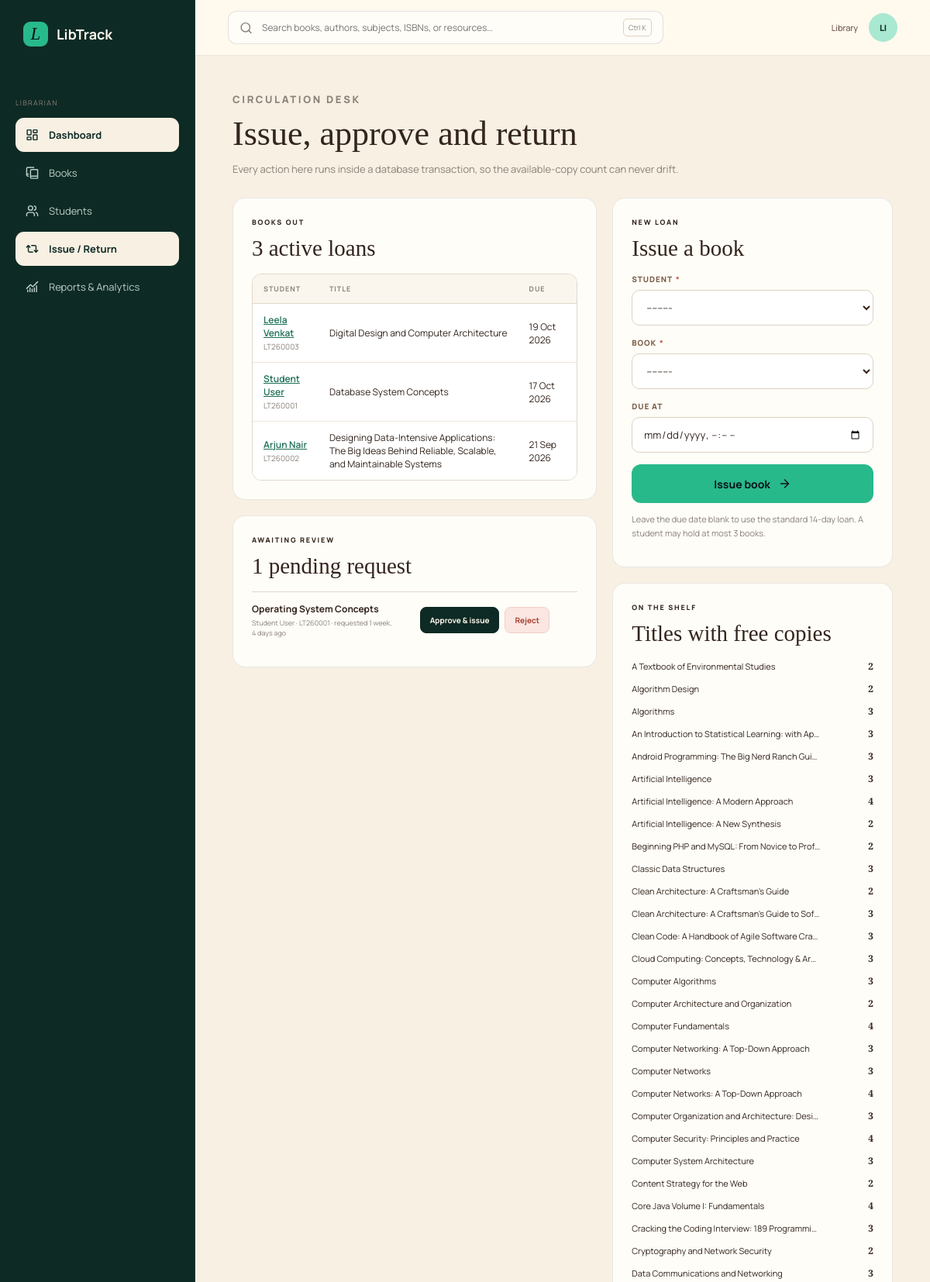
The page /librarian/circulation/ (signed in, upper part) on the database its author committed.
### core/models.py (models this page shows, shortened)
class TimestampedModel(models.Model):
    created_at = models.DateTimeField(auto_now_add=True)
    updated_at = models.DateTimeField(auto_now=True)
    class Meta:
        abstract = True

class Loan(TimestampedModel):
    class Status(models.TextChoices):
        REQUESTED = "requested", "Requested"
        ISSUED = "issued", "Issued"
        RETURNED = "returned", "Returned"
        OVERDUE = "overdue", "Overdue"
        REJECTED = "rejected", "Rejected"
    ACTIVE_STATUSES = (Status.REQUESTED, Status.ISSUED, Status.OVERDUE)
    ON_LOAN_STATUSES = (Status.ISSUED, Status.OVERDUE)
    CLOSED_STATUSES = (Status.RETURNED, Status.REJECTED)
    student = models.ForeignKey(
        StudentProfile, on_delete=models.PROTECT, related_name="loans")
    book = models.ForeignKey(Book, on_delete=models.PROTECT, related_name="loans")
    copy = models.ForeignKey(
        BookCopy, null=True, blank=True, on_delete=models.PROTECT, related_name="loans")
    status = models.CharField(
        max_length=10, choices=Status.choices, default=Status.REQUESTED, db_index=True)
    requested_at = models.DateTimeField(auto_now_add=True)
    issued_at = models.DateTimeField(null=True, blank=True)
    due_at = models.DateTimeField(null=True, blank=True, db_index=True)
    returned_at = models.DateTimeField(null=True, blank=True)
    renewal_count = models.PositiveSmallIntegerField(
        default=0, validators=[MaxValueValidator(5)])
    fine_amount = models.DecimalField(
        max_digits=8, decimal_places=2, default=0, validators=[MinValueValidator(0)])
    issued_by = models.ForeignKey(
        settings.AUTH_USER_MODEL, null=True, blank=True, on_delete=models.SET_NULL,
        related_name="loans_issued")
    received_by = models.ForeignKey(
        settings.AUTH_USER_MODEL, null=True, blank=True, on_delete=models.SET_NULL,
        related_name="loans_received")
    notes = models.TextField(blank=True)
    class Meta:
        ordering = ["-created_at"]
        indexes = [
            models.Index(fields=["student", "status"], name="loan_student_status_idx"),
            models.Index(fields=["status", "due_at"], name="loan_status_due_idx"),
            models.Index(fields=["book", "status"], name="loan_book_status_idx"),
            models.Index(fields=["created_at"], name="loan_created_idx"),
        ]
        constraints = [
            models.CheckConstraint(
                condition=models.Q(fine_amount__gte=0), name="loan_fine_nonnegative"),
            models.CheckConstraint(
                condition=models.Q(issued_at__isnull=True, due_at__isnull=True)
                | models.Q(due_at__gte=models.F("issued_at")),
                name="loan_due_after_issue"),
            models.CheckConstraint(
                condition=models.Q(returned_at__isnull=True)
                | models.Q(issued_at__isnull=True)
                | models.Q(returned_at__gte=models.F("issued_at")),
                name="loan_return_after_issue"),
        ]
    @property
    def is_overdue(self):
        if self.status not in self.ON_LOAN_STATUSES or not self.due_at:
            return False
        from django.utils import timezone
        return self.due_at < timezone.now()

class StudentProfile(TimestampedModel):
    user = models.OneToOneField(
        settings.AUTH_USER_MODEL, on_delete=models.CASCADE, related_name="student_profile")
    student_id = models.CharField(max_length=32, unique=True)
    department = models.CharField(max_length=100, blank=True)
    semester = models.PositiveSmallIntegerField(
        null=True, blank=True,
        validators=[MinValueValidator(1), MaxValueValidator(12)])
    phone = models.CharField(max_length=24, blank=True)
    enrollment_year = models.PositiveSmallIntegerField(null=True, blank=True)
    is_active = models.BooleanField(default=True, db_index=True)
    class Meta:
        ordering = ["student_id"]
        indexes = [
            models.Index(fields=["department", "semester"], name="student_dept_sem_idx"),
        ]
        constraints = [
            models.CheckConstraint(
                condition=models.Q(semester__isnull=True)
                | models.Q(semester__gte=1, semester__lte=12),
                name="student_semester_1_to_12"),
        ]
    def __str__(self):
        return f"{self.student_id} — {self.user.get_full_name() or self.user.get_username()}"
    @property
    def display_name(self):
        return self.user.get_full_name() or self.user.get_username()

class Book(TimestampedModel):
    title = models.CharField(max_length=240, db_index=True)
    slug = models.SlugField(max_length=260, unique=True, blank=True)
    subtitle = models.CharField(max_length=240, blank=True)
    isbn = models.CharField(max_length=20, unique=True, null=True, blank=True)
    authors = models.ManyToManyField(Author, related_name="books", blank=True)
    categories = models.ManyToManyField(Category, related_name="books", blank=True)
    subject = models.ForeignKey(
        Subject, null=True, blank=True, on_delete=models.SET_NULL, related_name="books")
    publisher = models.CharField(max_length=160, blank=True)
    publication_year = models.PositiveSmallIntegerField(null=True, blank=True)
    edition = models.CharField(max_length=40, blank=True)
    language = models.CharField(max_length=40, default="English")
    page_count = models.PositiveIntegerField(null=True, blank=True)
    description = models.TextField(blank=True)
    cover = models.ImageField(upload_to="covers/", blank=True, null=True)
    cover_family = models.CharField(max_length=40, blank=True, db_index=True)
    featured = models.BooleanField(default=False, db_index=True)
    is_active = models.BooleanField(default=True, db_index=True)
    objects = BookQuerySet.as_manager()
    class Meta:
        ordering = ["title"]
        indexes = [
            models.Index(fields=["is_active", "title"], name="book_active_title_idx"),
            models.Index(fields=["is_active", "featured"], name="book_active_featured_idx"),
            models.Index(fields=["subject", "publication_year"], name="book_subject_year_idx"),
        ]
    def __str__(self):
        return self.title
    @property
    def available_copies(self):
        cached = getattr(self, "_prefetched_objects_cache", None)
        if cached and "copies" in cached:
            return sum(1 for copy in cached["copies"]
                       if copy.status == BookCopy.Status.AVAILABLE)
        return self.copies.filter(status=BookCopy.Status.AVAILABLE).count()

class BookCopy(TimestampedModel):
    class Status(models.TextChoices):
        AVAILABLE = "available", "Available"
        ON_LOAN = "on_loan", "On loan"
        RESERVED = "reserved", "Reserved"
        REPAIR = "repair", "In repair"
        LOST = "lost", "Lost"
    book = models.ForeignKey(Book, on_delete=models.PROTECT, related_name="copies")
    accession_number = models.CharField(max_length=40, unique=True)
    status = models.CharField(
        max_length=12, choices=Status.choices, default=Status.AVAILABLE, db_index=True)
    shelf_location = models.CharField(max_length=80, blank=True)
    acquired_on = models.DateField(null=True, blank=True)
    notes = models.TextField(blank=True)
    class Meta:
        ordering = ["accession_number"]
        indexes = [
            models.Index(fields=["book", "status"], name="copy_book_status_idx"),
        ]

### core/views.py (the view, shortened to what this page needs)
# urls.py: path("librarian/circulation/", views.librarian_circulation, name="librarian_circulation"),
@_librarian_required
def librarian_circulation(request):
    issue_form = LoanIssueForm(request.POST or None)
    if request.method == "POST" and not request.POST.get("action"):
        messages.error(request, "Unknown action.")
    services.sync_overdue_statuses()
    return render(request, "librarian/circulation.html", {
        "issue_form": issue_form,
        "active_loans": Loan.objects.filter(status__in=Loan.ON_LOAN_STATUSES)
        .select_related("student__user", "book")[:50],
        "pending_requests": Loan.objects.filter(status=Loan.Status.REQUESTED)
        .select_related("student__user", "book"),
        "available_copies": Book.objects.active().with_availability()
        .filter(copies__status=BookCopy.Status.AVAILABLE).distinct().order_by("title")[:50],
        "section": "librarian",
    })

### templates/librarian/circulation.html (shortened to what this page needs)
{% extends "base.html" %}
{% block content %}
<div class="app-shell">
  {% include "partials/sidebar.html" %}
  <main class="app-main">
    {% include "partials/topbar.html" %}
    <section class="content-pad">
      <div class="page-intro">
        <p class="app-eyebrow">CIRCULATION DESK</p>
        <h1>Issue, approve and return</h1>
        <p>Every action here runs inside a database transaction, so the available-copy count can never drift.</p>
      </div>
      <div class="panel-grid">
        <div class="stack">
          <section class="panel">
            <div class="panel-head">
              <div><p class="app-eyebrow">BOOKS OUT</p><h2>{{ active_loans|length }} active loan{{ active_loans|length|pluralize }}</h2></div>
            </div>
            <div class="table-wrap">
              <table class="data-table">
                <thead><tr><th>Student</th><th>Title</th><th>Due</th><th>Status</th><th></th></tr></thead>
                <tbody>
                  {% for loan in active_loans %}
                    <tr>
                      <td><a href="{% url 'core:librarian_student_detail' loan.student.pk %}">{{ loan.student.display_name }}</a><br><small style="color:#8a8178">{{ loan.student.student_id }}</small></td>
                      <td>{{ loan.book.title }}</td>
                      <td>{{ loan.due_at|date:"d M Y" }}</td>
                      <td><span class="badge {% if loan.is_overdue %}badge-overdue{% else %}badge-{{ loan.status }}{% endif %}">{{ loan.get_status_display }}</span></td>
                    </tr>
                  {% empty %}
                    <tr><td colspan="5" class="inline-note">No books are currently checked out.</td></tr>
                  {% endfor %}
                </tbody>
              </table>
            </div>
          </section>
          <section class="panel">
            <div class="panel-head">
              <div><p class="app-eyebrow">AWAITING REVIEW</p><h2>{{ pending_requests|length }} pending request{{ pending_requests|length|pluralize }}</h2></div>
            </div>
            <div class="desk-list">
              {% for loan in pending_requests %}
                <div class="desk-row">
                  <div><strong>{{ loan.book.title }}</strong><small>{{ loan.student.display_name }} · {{ loan.student.student_id }} · requested {{ loan.requested_at|timesince }} ago</small></div>
                  <div class="desk-actions">
                    <form method="post" action="{% url 'core:librarian_request_approve' loan.pk %}" class="form-inline">{% csrf_token %}<button class="btn-inline is-primary" type="submit">Approve &amp; issue</button></form>
                    <form method="post" action="{% url 'core:librarian_request_reject' loan.pk %}" class="form-inline">
                      <button class="btn-inline is-danger" type="submit">Reject</button>
                    </form>
                  </div>
                </div>
              {% empty %}
                <p class="inline-note">No requests are waiting for review.</p>
              {% endfor %}
            </div>
          </section>
        </div>
        <div class="stack">
          <section class="panel">
            <div class="panel-head"><div><p class="app-eyebrow">NEW LOAN</p><h2>Issue a book</h2></div></div>
            <form method="post" action="{% url 'core:librarian_circulation' %}" novalidate>{% csrf_token %}
              {% for field in issue_form %}{% include "partials/form_field.html" %}{% endfor %}
              <button class="button button-primary" type="submit" style="width:100%">Issue book <i data-lucide="arrow-right"></i></button>
            </form>
            <p class="inline-note" style="margin-top:12px">Leave the due date blank to use the standard {{ LIBRARY_RULES.LOAN_DAYS }}-day loan. A student may hold at most {{ LIBRARY_RULES.MAX_ACTIVE_LOANS }} books.</p>
          </section>
          <section class="panel">
            <div class="panel-head"><div><p class="app-eyebrow">ON THE SHELF</p><h2>Titles with free copies</h2></div></div>
            <div class="bar-list">
              {% for book in available_copies %}
                <div class="bar-item">
                  <span title="{{ book.title }}">{{ book.title }}</span>
                  <b>{{ book.available_copies }}</b>
                </div>
              {% empty %}
                <p class="inline-note">No title currently has a free copy.</p>
              {% endfor %}
            </div>
          </section>
        </div>
      </div>
    </section>
  </main>
</div>
{% endblock %}

### templates/partials/topbar.html (shortened to what this page needs)
<header class="app-topbar">
  <form class="top-search" action="{% url 'core:discover' %}" method="get" role="search"><i data-lucide="search"></i><label class="visually-hidden" for="topbar-search">Search the catalogue</label><input id="topbar-search" name="q" value="{{ request.GET.q|default:'' }}" aria-label="Global search" placeholder="Search books, authors, subjects, ISBNs, or resources…"><kbd>Ctrl K</kbd></form>
  <div class="top-actions">
    {% if request.user.is_authenticated %}
      <span class="topbar-name">{{ request.user.first_name|default:request.user.username }}</span>
      <a class="mini-avatar" href="{% if request.user.is_staff %}{% url 'core:librarian' %}{% else %}{% url 'core:student' %}{% endif %}" aria-label="Go to my dashboard">{{ request.user.first_name|default:request.user.username|slice:":2"|upper }}</a>
    {% else %}
      <a href="{% url 'core:portal_select' %}">Sign in</a>
    {% endif %}
  </div>
</header>

### templates/partials/form_field.html (shortened to what this page needs)
<div class="form-field{% if field.errors %} has-error{% endif %}">
  {% if field.field.widget.input_type == "checkbox" %}
    <label class="checkbox-field" for="{{ field.id_for_label }}">{{ field }} <span>{{ field.label }}</span></label>
  {% else %}
    <label for="{{ field.id_for_label }}">{{ field.label }}{% if field.field.required %}<span class="req" aria-hidden="true">*</span>{% endif %}</label>
    {{ field }}
  {% endif %}
</div>

### rows shown on the page
Loan: student.display_name "Leela Venkat", student.student_id "LT260003", book "Digital Design and Computer Architecture", due_at "19 Oct 2026"
Loan: student.display_name "Student User", student.student_id "LT260001", book "Database System Concepts", due_at "17 Oct 2026"
Loan: student.display_name "Arjun Nair", student.student_id "LT260002", book "Designing Data-Intensive Applications: The Big Ideas Behind Reliable, Scalable, and Maintainable Systems", due_at "21 Sep 2026"
Loan: book "Operating System Concepts", student.display_name "Student User", student.student_id "LT260001", requested_at "1 week, 4 days"
StudentProfile: issue_form "---------"
Book: title "A Textbook of Environmental Studies", available_copies "2"
Book: title "Algorithm Design", available_copies "2"
Book: title "Algorithms", available_copies "3"
Book: title "An Introduction to Statistical Learning: with Ap…", available_copies "3"
Book: title "Android Programming: The Big Nerd Ranch Guide", available_copies "3"
Book: title "Artificial Intelligence", available_copies "3"
Book: title "Artificial Intelligence: A Modern Approach", available_copies "4"
Book: title "Artificial Intelligence: A New Synthesis", available_copies "2"
Book: title "Beginning PHP and MySQL: From Novice to Prof…", available_copies "2"
Book: title "Classic Data Structures", available_copies "3"
Book: title "Clean Architecture: A Craftsman's Guide", available_copies "2"
Book: title "Clean Architecture: A Craftsman's Guide to Sof…", available_copies "3"
Book: title "Clean Code: A Handbook of Agile Software Cra…", available_copies "3"
Book: title "Cloud Computing: Concepts, Technology & Arc…", available_copies "3"
Book: title "Computer Algorithms", available_copies "3"
Book: title "Computer Architecture and Organization", available_copies "2"
Book: title "Computer Fundamentals", available_copies "4"
Book: title "Computer Networking: A Top-Down Approach", available_copies "3"
Book: title "Computer Networks", available_copies "3"
Book: title "Computer Networks: A Top-Down Approach", available_copies "4"
Book: title "Computer Organization and Architecture: Desi…", available_copies "3"
Book: title "Computer Security: Principles and Practice", available_copies "4"
Book: title "Computer System Architecture", available_copies "3"
Book: title "Content Strategy for the Web", available_copies "2"
Book: title "Core Java Volume I: Fundamentals", available_copies "4"
Book: title "Cracking the Coding Interview: 189 Programmi…", available_copies "3"
Book: title "Cryptography and Network Security", available_copies "2"
Book: title "Data Communications and Networking", available_copies "3"

### other values the page prints
{{ request.user.first_name|default:request.user.username }} "Library"
{{ request.user.first_name|default:request.user.username|slice:":2"|upper }} "LI"
{{ active_loans|length }} "3"
{{ pending_requests|length }} "1"
{{ field.label }} "STUDENT" "BOOK" "DUE AT"
{{ LIBRARY_RULES.LOAN_DAYS }} "14"
{{ LIBRARY_RULES.MAX_ACTIVE_LOANS }} "3"
